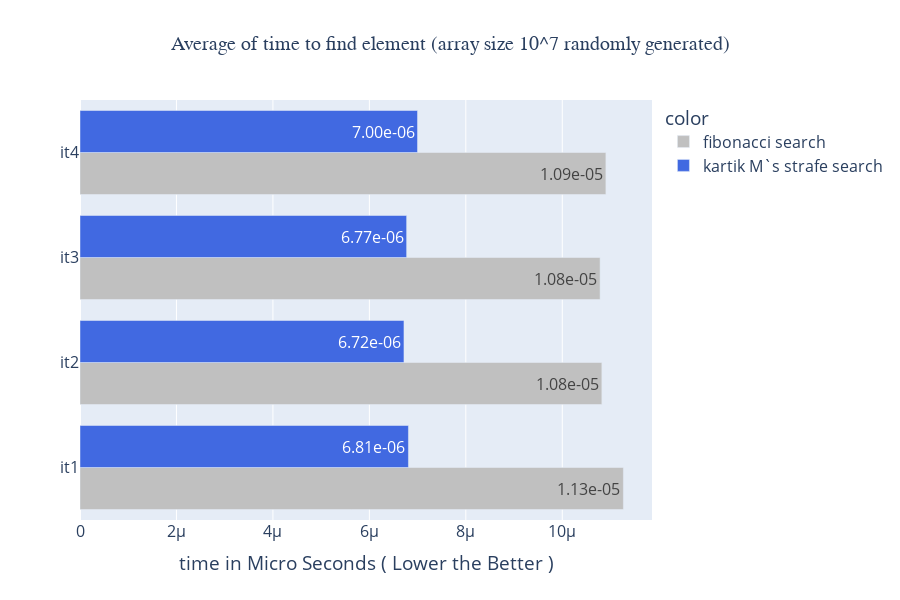

Here is the notebook cell this chart was saved with:
### Code cell
x1=[1.126764762595294e-05,6.810363650894669e-06,1.0820994170759878e-05,6.717379973897641e-06,1.0784696995786942e-05,6.772821300703367e-06,1.0904459114408974e-05,6.998941326603813e-06]
bb=px.bar(y=["it1","it1","it2","it2","it3","it3","it4","it4"],x=x1
          ,width=900,height=600,
          labels={"y" : " ","x":"time in Micro Seconds ( Lower the Better )"},title="Average of time to find element (array size 10^7 randomly generated)",
          barmode="group",
                 color_discrete_sequence=["silver", "royalblue"],text=[f" {i:2.2e}".format(i) for  i in x1]
         ,color=["fibonacci search" if i%2 == 0 else "kartik`s strafe search" for i in range(2,10)])
bb.update_layout(
    title_font_family="Times New Roman",
    title_font_size=20,
    title_x=0.5,
    font_size=16
    
)

### Figure 1 — Plotly figure (JSON) as saved in the notebook; plotly's stock layout.template omitted (floating-point values rounded to 4 significant figures)
{"data": [{"alignmentgroup": "True", "hovertemplate": "color=fibonacci search<br>time in Micro Seconds ( Lower the Better )=%{x}<br> =%{y}<br>text=%{text}<extra></extra>", "legendgroup": "fibonacci search", "marker": {"color": "silver", "pattern": {"shape": ""}}, "name": "fibonacci search", "offsetgroup": "fibonacci search", "orientation": "h", "showlegend": true, "text": [" 1.13e-05", " 1.08e-05", " 1.08e-05", " 1.09e-05"], "textposition": "auto", "type": "bar", "x": [1.127e-05, 1.082e-05, 1.078e-05, 1.09e-05], "xaxis": "x", "y": ["it1", "it2", "it3", "it4"], "yaxis": "y"}, {"alignmentgroup": "True", "hovertemplate": "color=kartik M`s strafe search<br>time in Micro Seconds ( Lower the Better )=%{x}<br> =%{y}<br>text=%{text}<extra></extra>", "legendgroup": "kartik M`s strafe search", "marker": {"color": "royalblue", "pattern": {"shape": ""}}, "name": "kartik M`s strafe search", "offsetgroup": "kartik M`s strafe search", "orientation": "h", "showlegend": true, "text": [" 6.81e-06", " 6.72e-06", " 6.77e-06", " 7.00e-06"], "textposition": "auto", "type": "bar", "x": [6.81e-06, 6.717e-06, 6.773e-06, 6.999e-06], "xaxis": "x", "y": ["it1", "it2", "it3", "it4"], "yaxis": "y"}], "layout": {"barmode": "group", "font": {"size": 16}, "height": 600, "legend": {"title": {"text": "color"}, "tracegroupgap": 0}, "title": {"font": {"family": "Times New Roman", "size": 20}, "text": "Average of time to find element (array size 10^7 randomly generated)", "x": 0.5}, "width": 900, "xaxis": {"anchor": "y", "autorange": true, "domain": [0, 1], "range": [0, 1.186e-05], "title": {"text": "time in Micro Seconds ( Lower the Better )"}, "type": "linear"}, "yaxis": {"anchor": "x", "autorange": true, "domain": [0, 1], "range": [-0.5, 3.5], "title": {"text": " "}, "type": "category"}}}
